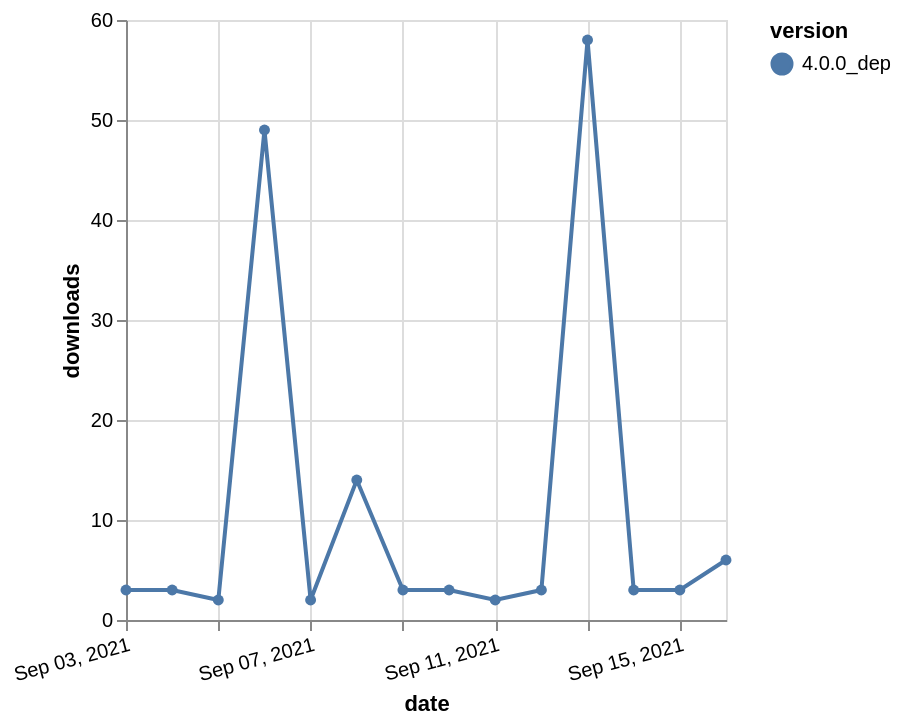

Vega-Lite specification for this chart:
### Vega-Lite specification from a JSON file in a GitHub repository (floating-point values rounded to 4 significant figures)
{"$schema": "https://vega.github.io/schema/vega-lite/v5.json", "description": "A simple bar chart with embedded data.", "data": {"values": [{"date": "2021-09-03", "total": 18250, "delta": 3, "version": "4.0.0_dep"}, {"date": "2021-09-04", "total": 18253, "delta": 3, "version": "4.0.0_dep"}, {"date": "2021-09-05", "total": 18255, "delta": 2, "version": "4.0.0_dep"}, {"date": "2021-09-06", "total": 18304, "delta": 49, "version": "4.0.0_dep"}, {"date": "2021-09-07", "total": 18306, "delta": 2, "version": "4.0.0_dep"}, {"date": "2021-09-08", "total": 18320, "delta": 14, "version": "4.0.0_dep"}, {"date": "2021-09-09", "total": 18323, "delta": 3, "version": "4.0.0_dep"}, {"date": "2021-09-10", "total": 18326, "delta": 3, "version": "4.0.0_dep"}, {"date": "2021-09-11", "total": 18328, "delta": 2, "version": "4.0.0_dep"}, {"date": "2021-09-12", "total": 18331, "delta": 3, "version": "4.0.0_dep"}, {"date": "2021-09-13", "total": 18389, "delta": 58, "version": "4.0.0_dep"}, {"date": "2021-09-14", "total": 18392, "delta": 3, "version": "4.0.0_dep"}, {"date": "2021-09-15", "total": 18395, "delta": 3, "version": "4.0.0_dep"}, {"date": "2021-09-16", "total": 18401, "delta": 6, "version": "4.0.0_dep"}]}, "width": "container", "mark": {"type": "line", "point": {"filled": true}}, "encoding": {"x": {"field": "date", "type": "temporal", "timeUnit": "yearmonthdate", "title": "date", "axis": {"labelAngle": -15}}, "y": {"field": "delta", "type": "quantitative", "title": "downloads"}, "color": {"field": "version", "type": "nominal"}, "tooltip": {"field": "delta"}}}
